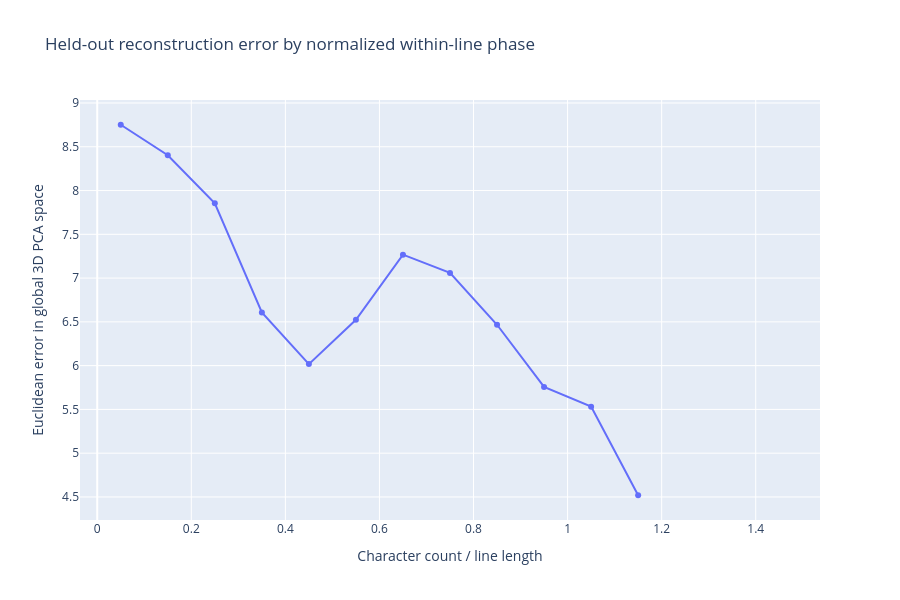
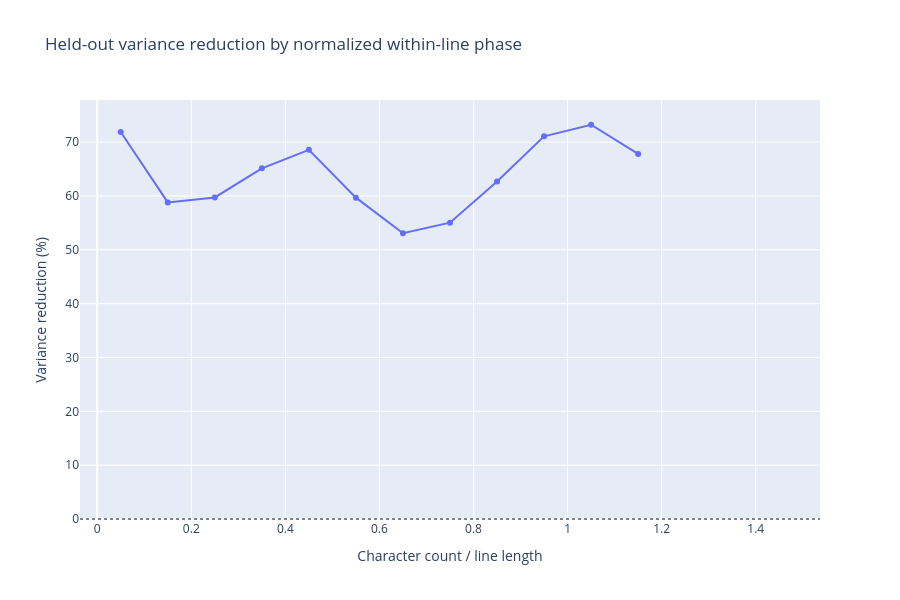

Here is the notebook cell these charts were saved with, in order:
### Markdown cell above
## Residual error and variance reduction as a function of phase

The first plot shows mean held-out reconstruction error by normalized phase. The second compares the model residual MSE with the raw within-phase activation variance, reporting the fraction of variance removed by the model in each phase bin.

### Code cell
eval_phase = counts_eval / widths_eval[:, None]
eval_phase = np.clip(eval_phase, 0.0, 1.5)
eval_errors = np.linalg.norm(Y_eval - Y_eval_pred, axis=-1)
phase_bins = np.linspace(0.0, 1.5, 16)
phase_centers = (phase_bins[:-1] + phase_bins[1:]) / 2
phase_error_means = []
phase_counts = []
phase_variances = []
phase_mses = []
phase_variance_reductions = []
for left, right in zip(phase_bins[:-1], phase_bins[1:]):
    mask = (eval_phase >= left) & (eval_phase < right)
    phase_counts.append(mask.sum())
    if not mask.any():
        phase_error_means.append(np.nan)
        phase_variances.append(np.nan)
        phase_mses.append(np.nan)
        phase_variance_reductions.append(np.nan)
        continue
    actual_in_bin = Y_eval[mask]
    predicted_in_bin = Y_eval_pred[mask]
    residuals_in_bin = actual_in_bin - predicted_in_bin
    phase_error_means.append(np.mean(np.linalg.norm(residuals_in_bin, axis=-1)))
    phase_mse = np.mean(residuals_in_bin ** 2)
    phase_variance = np.mean((actual_in_bin - actual_in_bin.mean(axis=0)) ** 2)
    phase_mses.append(phase_mse)
    phase_variances.append(phase_variance)
    phase_variance_reductions.append(
        1.0 - phase_mse / phase_variance if phase_variance > 0 else np.nan
    )

fig = go.Figure()
fig.add_trace(go.Scatter(
    x=phase_centers, y=phase_error_means, mode="lines+markers",
    name="Held-out residual", customdata=np.asarray(phase_counts),
    hovertemplate="phase=%{x:.2f}<br>mean error=%{y:.4f}<br>samples=%{customdata}<extra></extra>",
))
fig.update_layout(
    title="Held-out reconstruction error by normalized within-line phase",
    xaxis_title="Character count / line length",
    yaxis_title="Euclidean error in global 3D PCA space",
    height=600,
)
display(fig)

fig_variance = go.Figure()
fig_variance.add_trace(go.Scatter(
    x=phase_centers, y=np.asarray(phase_variance_reductions) * 100,
    mode="lines+markers", name="Variance reduction",
    customdata=np.column_stack([phase_variances, phase_mses, phase_counts]),
    hovertemplate=(
        "phase=%{x:.2f}<br>variance reduction=%{y:.2f}%<br>"
        "within-bin variance=%{customdata[0]:.6f}<br>"
        "model residual MSE=%{customdata[1]:.6f}<br>"
        "samples=%{customdata[2]}<extra></extra>"
    ),
))
fig_variance.add_hline(y=0, line_dash="dot", line_color="gray")
fig_variance.update_layout(
    title="Held-out variance reduction by normalized within-line phase",
    xaxis_title="Character count / line length",
    yaxis_title="Variance reduction (%)",
    height=600,
)
display(fig_variance)

### Figure 1 — Plotly figure (JSON) as saved in the notebook; plotly's stock layout.template omitted (floating-point values rounded to 4 significant figures)
{"data": [{"customdata": [9933, 7239, 7143, 6953, 6702, 6956, 6927, 6528, 6614, 6030, 3873, 102, 0, 0, 0], "hovertemplate": "phase=%{x:.2f}<br>mean error=%{y:.4f}<br>samples=%{customdata}<extra></extra>", "mode": "lines+markers", "name": "Held-out residual", "type": "scatter", "x": [0.05, 0.15, 0.25, 0.35, 0.45, 0.55, 0.65, 0.75, 0.85, 0.95, 1.05, 1.15, 1.25, 1.35, 1.45], "y": [8.752, 8.403, 7.855, 6.607, 6.017, 6.524, 7.267, 7.06, 6.467, 5.757, 5.532, 4.519, null, null, null]}], "layout": {"height": 600, "title": {"text": "Held-out reconstruction error by normalized within-line phase"}, "xaxis": {"title": {"text": "Character count / line length"}}, "yaxis": {"title": {"text": "Euclidean error in global 3D PCA space"}}}}

### Figure 2 — Plotly figure (JSON) as saved in the notebook; plotly's stock layout.template omitted (floating-point values rounded to 4 significant figures)
{"data": [{"customdata": [[145.9, 41.04, 9933.0], [100.7, 41.48, 7239.0], [90.74, 36.54, 7143.0], [71.26, 24.84, 6953.0], [61.59, 19.36, 6702.0], [66.85, 26.95, 6956.0], [72.11, 33.84, 6927.0], [63.09, 28.36, 6528.0], [53.37, 19.91, 6614.0], [46.13, 13.35, 6030.0], [44.7, 11.97, 3873.0], [25.43, 8.189, 102.0], [NaN, NaN, 0.0], [NaN, NaN, 0.0], [NaN, NaN, 0.0]], "hovertemplate": "phase=%{x:.2f}<br>variance reduction=%{y:.2f}%<br>within-bin variance=%{customdata[0]:.6f}<br>model residual MSE=%{customdata[1]:.6f}<br>samples=%{customdata[2]}<extra></extra>", "mode": "lines+markers", "name": "Variance reduction", "type": "scatter", "x": [0.05, 0.15, 0.25, 0.35, 0.45, 0.55, 0.65, 0.75, 0.85, 0.95, 1.05, 1.15, 1.25, 1.35, 1.45], "y": [71.87, 58.8, 59.73, 65.13, 68.57, 59.69, 53.07, 55.04, 62.69, 71.07, 73.22, 67.8, NaN, NaN, NaN]}], "layout": {"height": 600, "shapes": [{"line": {"color": "gray", "dash": "dot"}, "type": "line", "x0": 0, "x1": 1, "xref": "x domain", "y0": 0, "y1": 0, "yref": "y"}], "title": {"text": "Held-out variance reduction by normalized within-line phase"}, "xaxis": {"title": {"text": "Character count / line length"}}, "yaxis": {"title": {"text": "Variance reduction (%)"}}}}
